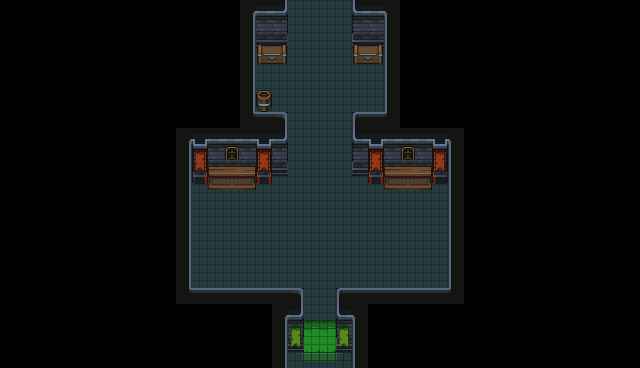

A level layout from a 2D game, rendered from its tile map. Below: a short description, then the map file with tile-grid data replaced by summaries:
An orthogonal 40x23 tile map with 16x16 px tiles, 4 tile layers (floor, walls, doors, props), 2 tilesets and 8 objects (4x orc, ReadyToGo, win, Player, Freedom).

<map version="1.8" tiledversion="1.8.6" orientation="orthogonal" renderorder="right-down" width="40" height="23" tilewidth="16" tileheight="16" infinite="0" nextlayerid="8" nextobjectid="12">
 <tileset firstgid="1" name="Dungeon tiles" tilewidth="16" tileheight="16" tilecount="625" columns="25">
  <image source="../images/Environment/Dungeon Prison/Assets/Tiles.png" width="400" height="400" />
  <tile id="0">
   <properties>
    <property name="obstacle" type="bool" value="true" />
   </properties>
  </tile>
  <tile id="1">
   <properties>
    <property name="obstacle" type="bool" value="true" />
   </properties>
  </tile>
  <tile id="2">
   <properties>
    <property name="obstacle" type="bool" value="true" />
   </properties>
  </tile>
  <tile id="3">
   <properties>
    <property name="obstacle" type="bool" value="true" />
   </properties>
  </tile>
  <tile id="25">
   <properties>
    <property name="obstacle" type="bool" value="true" />
   </properties>
  </tile>
  <tile id="26">
   <properties>
    <property name="obstacle" type="bool" value="true" />
   </properties>
  </tile>
  <tile id="27">
   <properties>
    <property name="obstacle" type="bool" value="true" />
   </properties>
  </tile>
  <tile id="28">
   <properties>
    <property name="obstacle" type="bool" value="true" />
   </properties>
  </tile>
  <tile id="50">
   <properties>
    <property name="obstacle" type="bool" value="true" />
   </properties>
  </tile>
  <tile id="51">
   <properties>
    <property name="obstacle" type="bool" value="true" />
   </properties>
  </tile>
  <tile id="52">
   <properties>
    <property name="obstacle" type="bool" value="true" />
   </properties>
  </tile>
  <tile id="53">
   <properties>
    <property name="obstacle" type="bool" value="true" />
   </properties>
  </tile>
  <tile id="75">
   <properties>
    <property name="obstacle" type="bool" value="true" />
   </properties>
  </tile>
  <tile id="76">
   <properties>
    <property name="obstacle" type="bool" value="true" />
   </properties>
  </tile>
  <tile id="77">
   <properties>
    <property name="obstacle" type="bool" value="true" />
   </properties>
  </tile>
  <tile id="100">
   <properties>
    <property name="obstacle" type="bool" value="true" />
   </properties>
  </tile>
  <tile id="101">
   <properties>
    <property name="obstacle" type="bool" value="true" />
   </properties>
  </tile>
  <tile id="102">
   <properties>
    <property name="obstacle" type="bool" value="true" />
   </properties>
  </tile>
  <tile id="103">
   <properties>
    <property name="obstacle" type="bool" value="true" />
   </properties>
  </tile>
  <tile id="104">
   <properties>
    <property name="obstacle" type="bool" value="true" />
   </properties>
  </tile>
  <tile id="109">
   <properties>
    <property name="obstacle" type="bool" value="true" />
   </properties>
  </tile>
  <tile id="125">
   <properties>
    <property name="obstacle" type="bool" value="true" />
   </properties>
  </tile>
  <tile id="126">
   <properties>
    <property name="obstacle" type="bool" value="true" />
   </properties>
  </tile>
  <tile id="127">
   <properties>
    <property name="obstacle" type="bool" value="true" />
   </properties>
  </tile>
  <tile id="128">
   <properties>
    <property name="obstacle" type="bool" value="true" />
   </properties>
  </tile>
  <tile id="129">
   <properties>
    <property name="obstacle" type="bool" value="true" />
   </properties>
  </tile>
  <tile id="134">
   <properties>
    <property name="obstacle" type="bool" value="true" />
   </properties>
  </tile>
  <tile id="150">
   <properties>
    <property name="obstacle" type="bool" value="true" />
   </properties>
  </tile>
  <tile id="151">
   <properties>
    <property name="obstacle" type="bool" value="true" />
   </properties>
  </tile>
  <tile id="152">
   <properties>
    <property name="obstacle" type="bool" value="true" />
   </properties>
  </tile>
  <tile id="153">
   <properties>
    <property name="obstacle" type="bool" value="true" />
   </properties>
  </tile>
  <tile id="154">
   <properties>
    <property name="obstacle" type="bool" value="true" />
   </properties>
  </tile>
  <tile id="209">
   <properties>
    <property name="obstacle" type="bool" value="true" />
   </properties>
  </tile>
  <tile id="234">
   <properties>
    <property name="obstacle" type="bool" value="true" />
   </properties>
  </tile>
  <tile id="325">
   <properties>
    <property name="obstacle" type="bool" value="true" />
   </properties>
  </tile>
  <tile id="326">
   <properties>
    <property name="obstacle" type="bool" value="true" />
   </properties>
  </tile>
  <tile id="327">
   <properties>
    <property name="obstacle" type="bool" value="true" />
   </properties>
  </tile>
  <tile id="328">
   <properties>
    <property name="obstacle" type="bool" value="true" />
   </properties>
  </tile>
  <tile id="329">
   <properties>
    <property name="obstacle" type="bool" value="true" />
   </properties>
  </tile>
 </tileset>
 <tileset firstgid="626" name="Dungeon props" tilewidth="16" tileheight="16" tilecount="625" columns="25">
  <image source="../images/Environment/Dungeon Prison/Assets/Props.png" width="400" height="400" />
  <tile id="6">
   <properties>
    <property name="obstacle" type="bool" value="true" />
   </properties>
  </tile>
  <tile id="7">
   <properties>
    <property name="obstacle" type="bool" value="true" />
   </properties>
  </tile>
  <tile id="8">
   <properties>
    <property name="obstacle" type="bool" value="true" />
   </properties>
  </tile>
  <tile id="107">
   <properties>
    <property name="obstacle" type="bool" value="true" />
   </properties>
  </tile>
  <tile id="132">
   <properties>
    <property name="obstacle" type="bool" value="true" />
   </properties>
  </tile>
  <tile id="157">
   <properties>
    <property name="obstacle" type="bool" value="true" />
   </properties>
  </tile>
 </tileset>
 <layer id="1" name="floor" width="40" height="23">
  <data>[920 cells, 184 non-empty, 6 distinct tile ids]</data>
 </layer>
 <layer id="2" name="walls" width="40" height="23">
  <data>[920 cells, 122 non-empty, 30 distinct tile ids]</data>
 </layer>
 <layer id="4" name="doors" width="40" height="23">
  <data>[920 cells, 0 non-empty, 0 distinct tile ids]</data>
 </layer>
 <layer id="3" name="props" width="40" height="23">
  <data>[920 cells, 36 non-empty, 17 distinct tile ids]</data>
 </layer>
 <objectgroup id="5" name="objects">
  <object id="3" name="ReadyToGo" x="310.951" y="65.1436">
   <properties>
    <property name="object">((:ui :r 28 :g 83 :b 147  :text
"\"Final stretch!
If I escape, I'll fight for our freedom and safety for everyone.\"
"))</property>
   </properties>
   <point />
  </object>
  <object id="4" name="orc" x="218.928" y="198.595">
   <properties>
    <property name="object">((:character :speed 65.0)
 (:animation-state :sprite :orc)
 (:sprite-sheet)
 (:size)
 (:ai :notice-range 40000.0
      :attack-range 1000.0))</property>
   </properties>
   <point />
  </object>
  <object id="6" name="win" x="312.876" y="341.153">
   <properties>
    <property name="object" value="((:stairs :level &quot;2_1&quot;))" />
   </properties>
   <point />
  </object>
  <object id="7" name="orc" x="402.386" y="198.85">
   <properties>
    <property name="object">((:character :speed 65.0)
 (:animation-state :sprite :orc)
 (:sprite-sheet)
 (:size)
 (:ai :notice-range 40000.0
      :attack-range 1000.0))</property>
   </properties>
   <point />
  </object>
  <object id="8" name="orc" x="393.762" y="247.491">
   <properties>
    <property name="object">((:character :speed 75.0)
 (:animation-state :sprite :orc)
 (:sprite-sheet)
 (:size)
 (:ai :notice-range 40000.0
      :attack-range 1000.0))</property>
   </properties>
   <point />
  </object>
  </objectgroup>
</map>
<!-- 3 of 8 objects omitted -->
